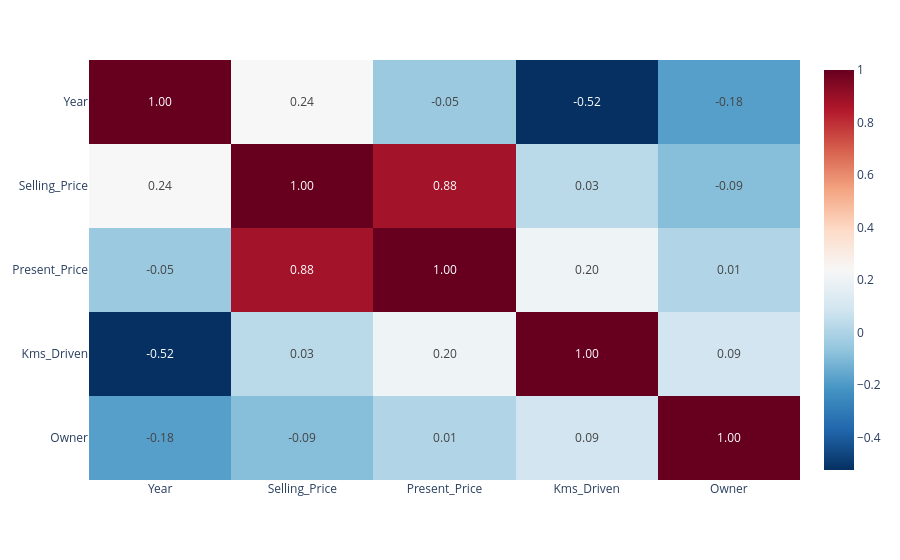

Here is the notebook cell this chart was saved with:
### Code cell
import plotly.express as px

numeric_df = df.select_dtypes(include=['number'])
corr_matrix = numeric_df.corr()

fig = px.imshow(corr_matrix, text_auto='.2f', aspect="auto", color_continuous_scale='RdBu_r')
fig.show()

### Figure 1 — Plotly figure (JSON) as saved in the notebook; plotly's stock layout.template omitted (floating-point values rounded to 4 significant figures)
{"data": [{"coloraxis": "coloraxis", "hovertemplate": "x: %{x}<br>y: %{y}<br>color: %{z}<extra></extra>", "name": "0", "texttemplate": "%{z:.2f}", "type": "heatmap", "x": ["Year", "Selling_Price", "Present_Price", "Kms_Driven", "Owner"], "xaxis": "x", "y": ["Year", "Selling_Price", "Present_Price", "Kms_Driven", "Owner"], "yaxis": "y", "z": [[1.0, 0.2361, -0.04758, -0.5243, -0.1821], [0.2361, 1.0, 0.879, 0.02919, -0.08834], [-0.04758, 0.879, 1.0, 0.2036, 0.008057], [-0.5243, 0.02919, 0.2036, 1.0, 0.08922], [-0.1821, -0.08834, 0.008057, 0.08922, 1.0]]}], "layout": {"coloraxis": {"colorscale": [[0, "rgb(5,48,97)"], [0.1, "rgb(33,102,172)"], [0.2, "rgb(67,147,195)"], [0.3, "rgb(146,197,222)"], [0.4, "rgb(209,229,240)"], [0.5, "rgb(247,247,247)"], [0.6, "rgb(253,219,199)"], [0.7, "rgb(244,165,130)"], [0.8, "rgb(214,96,77)"], [0.9, "rgb(178,24,43)"], [1, "rgb(103,0,31)"]]}, "margin": {"t": 60}, "xaxis": {"anchor": "y", "domain": [0, 1]}, "yaxis": {"anchor": "x", "autorange": "reversed", "domain": [0, 1]}}}
